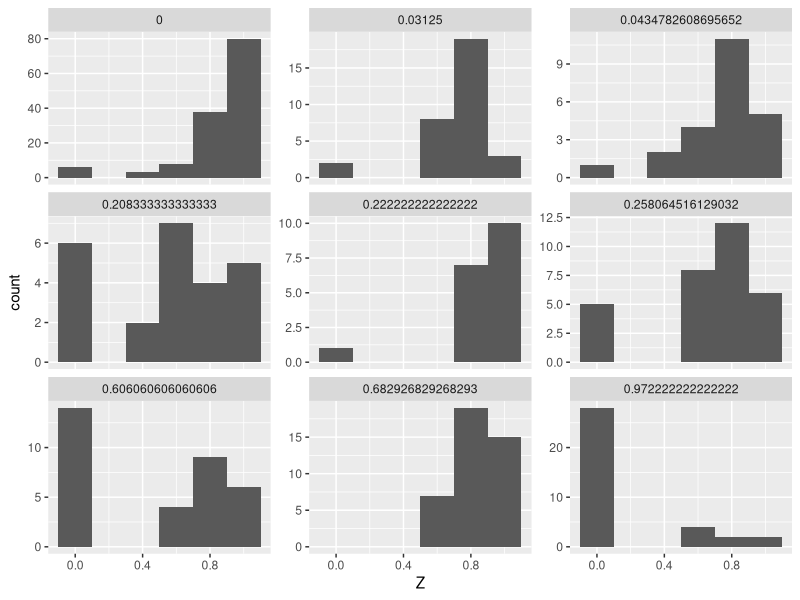
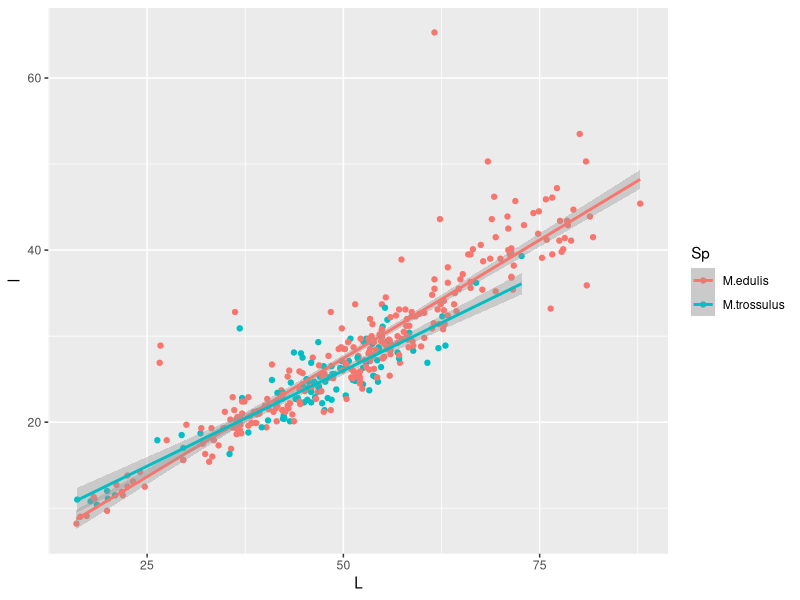

Here is the R script that generated these plots, in order:
library(ggplot2)
library(dplyr)

sara_Z <- read.table("Data/Z_index_measurement_and_Sara_genetic_data.csv", sep = ",", header = T)
# Z <- read.table("Data/Z_index_measurement_of_Sara_data.csv", sep = ",", header = T)
# 
# Z$sample_ID[!unique(as.character(Z$sample_ID)) %in% unique(as.character(sara$sample_ID))]
# 
# 
# 
# sara_Z <- merge(sara, Z)
# 
# sara_Z[is.na(as.numeric(as.character(sara_Z$trossulus))), ]

# write.table(sara_Z, "Z_index_measurement_and_Sara_genetic_data.csv", sep = ",", row.names = F)

str(sara_Z)


sara_Z$Sp <- ifelse(sara_Z$trossulus > 0.5, "M.trossulus", "M.edulis")


prop_tros <- sara_Z %>% group_by(pop_ID) %>% summarise(Ptros = mean(trossulus > 0.5))

prop_tros$ord <- order(prop_tros$Ptros)


sara_Z[! sara_Z$pop_ID %in% c("CBSC", "CBCP"), ] %>% group_by(Sp, MorphotypE) %>% summarise(Prop = n())


sara_Z$Z <- with(sara_Z, a/l)

sara_Z2 <- merge(sara_Z, prop_tros)



ggplot(sara_Z2, aes(x = Z)) + geom_histogram(binwidth = 0.2) + facet_wrap(~Ptros, scales = "free_y" )

ggplot(sara_Z2, aes(x = L, y = l, color = Sp)) + geom_point() + geom_smooth(method = "lm")
